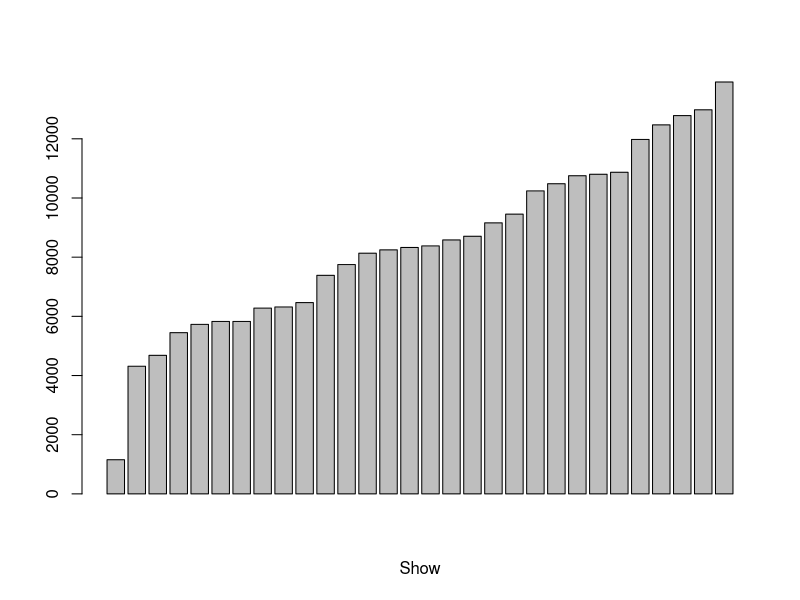
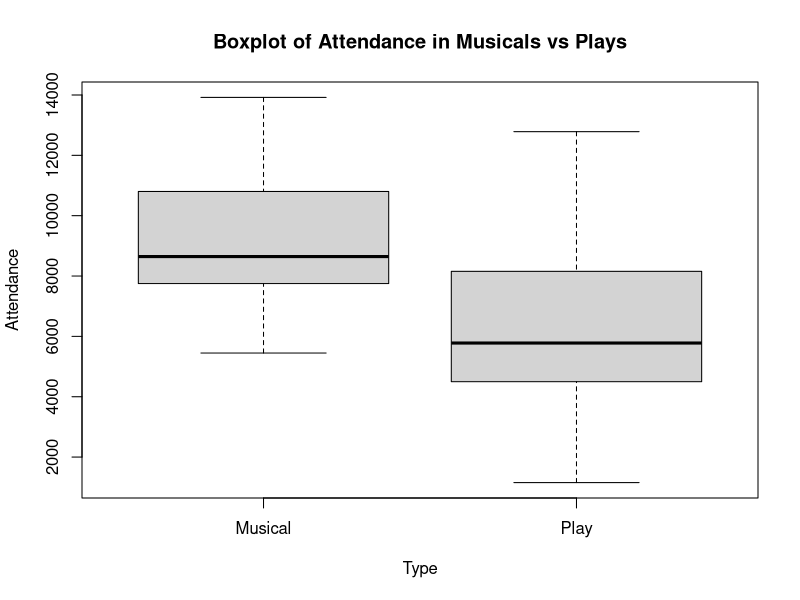
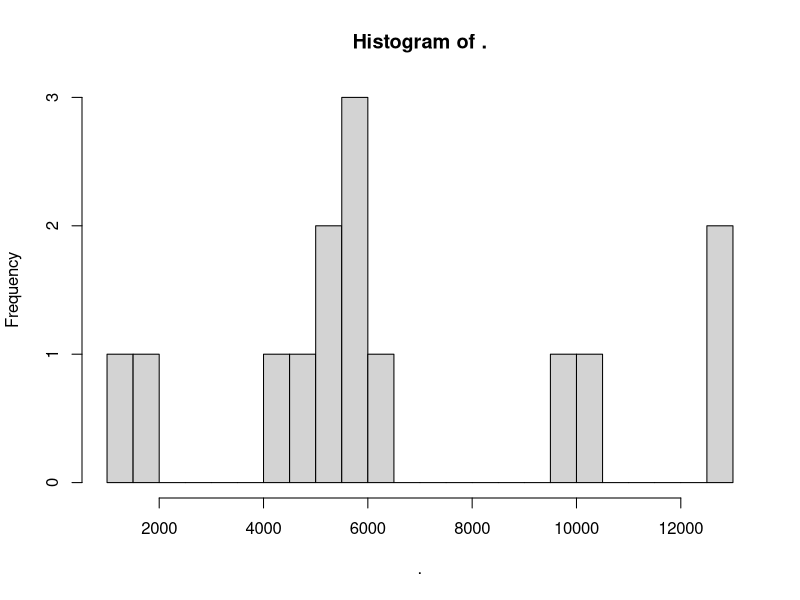
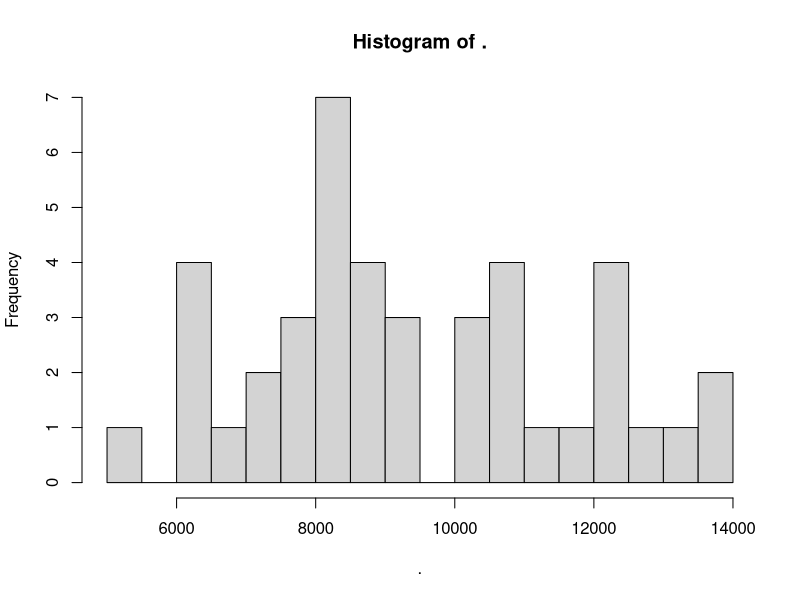
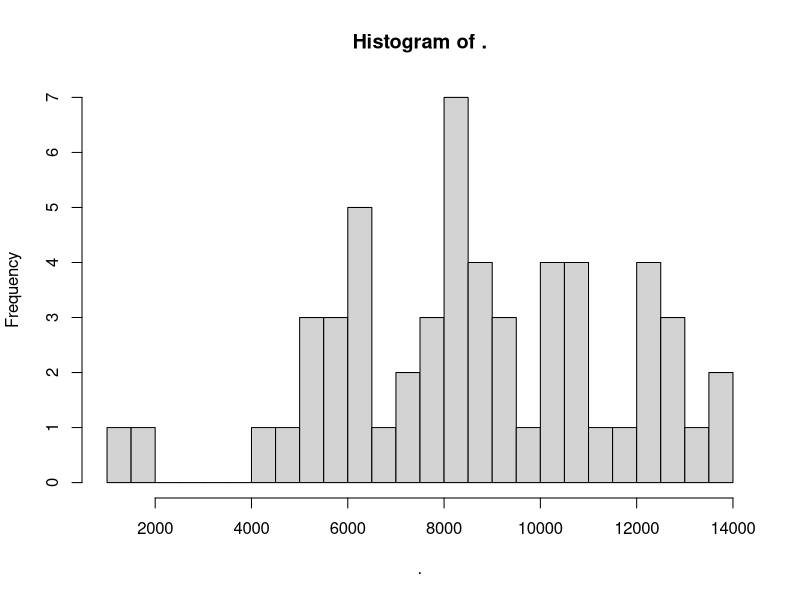
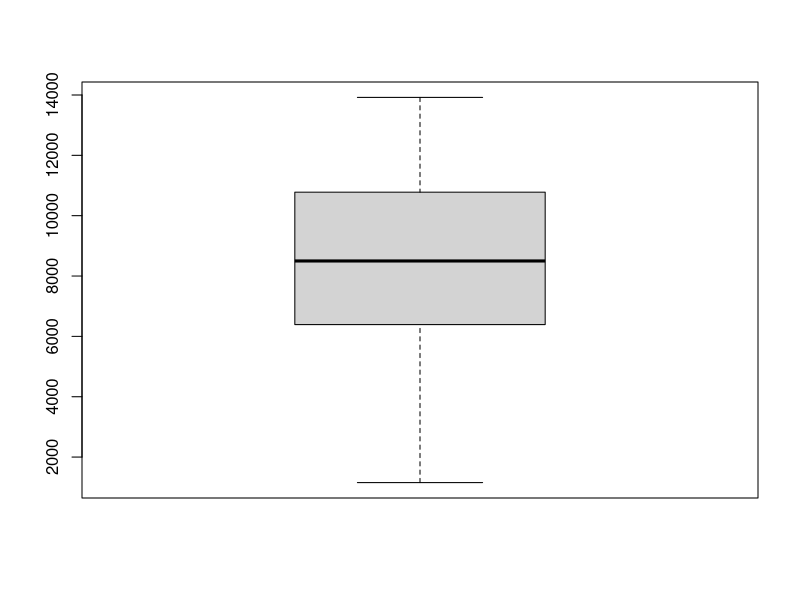
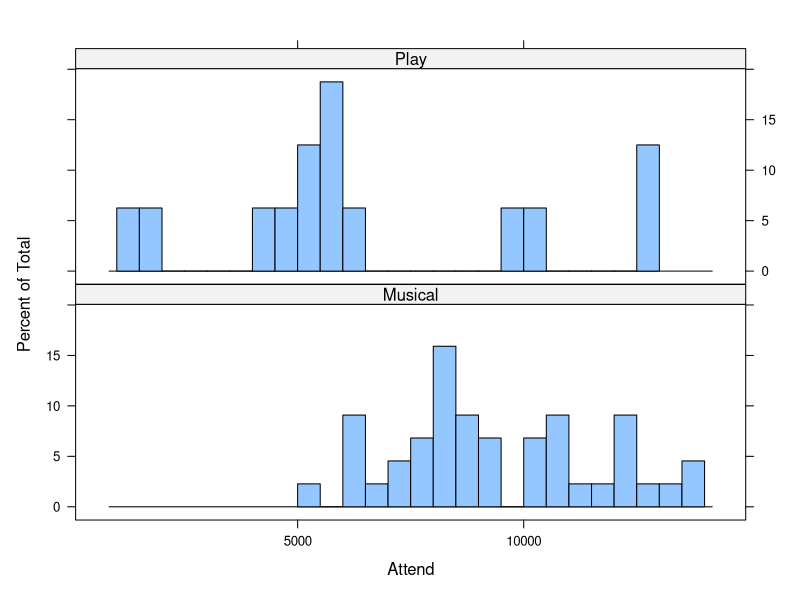

Source code (R) for these figures, in order: (Note: this script raises an error after producing the figures.)
library(readr)
library(knitr)
library(dplyr)
library(magrittr)
library(lubridate)
library(systemfonts)
library(tidyr)
library(tidyverse)

data <- read_csv('broadwaydata.csv')

data <- data %>% arrange(Attend)
View(data)

data$Attend %>% mean()

data

data$Attend %>% barplot(xlab="Show")

data %>% summarise(
              Min = min(Attend,na.rm = TRUE),
              Q1 = quantile(Attend,probs = .25,na.rm = TRUE),
              Median = median(Attend, na.rm = TRUE),
              Q3 = quantile(Attend,probs = .75,na.rm = TRUE),
              Max = max(Attend,na.rm = TRUE),
              IQR = IQR(Attend,na.rm = TRUE),
              Range = max(Attend,na.rm=TRUE)-min(Attend,na.rm=TRUE),
              Mean = mean(Attend, na.rm = TRUE),
              SD = sd(Attend, na.rm = TRUE))

data %>% group_by(Type) %>% summarise(n = n(),
                                      Min = min(Attend,na.rm = TRUE),
                                      Q1 = quantile(Attend,probs = .25,na.rm = TRUE),
                                      Median = median(Attend, na.rm = TRUE),
                                      Q3 = quantile(Attend,probs = .75,na.rm = TRUE),
                                      Max = max(Attend,na.rm = TRUE),
                                      IQR = IQR(Attend,na.rm = TRUE),
                                      Range = max(Attend,na.rm=TRUE)-min(Attend,na.rm=TRUE),
                                      Mean = mean(Attend, na.rm = TRUE),
                                      SD = sd(Attend, na.rm = TRUE))


boxplot(data$Attend ~ data$Type,
        main = "Boxplot of Attendance in Musicals vs Plays",
        xlab = "Type",
        ylab = "Attendance" )



Plays <- data[data$Type == "Play",]
Musicals <- data[data$Type == "Musical",]

a <- Plays %>% select(Show, Type, Attend)
b <- Plays %>% select(Show, Type, `AttendPrev Week`)
colnames(b)
names(b)[names(b) == "AttendPrev Week"] <- "Attend"
colnames(b)
twp <- bind_rows(a,b)
twp

c <- Musicals %>% select(Show,Type, Attend)
d <- Musicals %>% select(Show, Type,`AttendPrev Week`)
colnames(d)
names(d)[names(d) == "AttendPrev Week"] <- "Attend"
colnames(d)
twm <- bind_rows(c,d)
twm


twp$Attend %>% hist(breaks=30)

twm$Attend %>% hist(breaks=30)

all_shows <- bind_rows(twp,twm)
all_shows

all_shows$Attend <- as.numeric(all_shows$Attend)

all_shows$Attend %>% hist(breaks=30)

all_shows$Attend %>% boxplot()

all_shows %>% summarise(
  Min = min(Attend,na.rm = TRUE),
  Q1 = quantile(Attend,probs = .25,na.rm = TRUE),
  Median = median(Attend, na.rm = TRUE),
  Q3 = quantile(Attend,probs = .75,na.rm = TRUE),
  Max = max(Attend,na.rm = TRUE),
  IQR = IQR(Attend,na.rm = TRUE),
  Range = max(Attend,na.rm=TRUE)-min(Attend,na.rm=TRUE),
  Mean = mean(Attend, na.rm = TRUE),
  SD = sd(Attend, na.rm = TRUE))

library(lattice)
library(ggplot2)
all_shows %>% histogram(~Attend| Type, data = .,breaks=30,layout=c(1,2))


## Confidence interval for mean attendance based on all types 

mean <- mean(all_shows$Attend,na.rm = TRUE)
sd <- sd(all_shows$Attend,na.rm = TRUE)
n <- length(all_shows$Attend,na.rm = TRUE)

## write percentage as a decimal 
q <- 0.95

## assign p and df based on stats 
p <- (1-q)/2
df <- n - 1

## solve confidence interval formula
cutie <- qt(p, df, lower.tail = FALSE)
sn <- sqrt(n)

upper <- mean + (cutie*(sd/sn))

lower <- mean - (cutie*(sd/sn))  

upper 

lower

## Confidence interval for mean attendance based musical only 

mean <- mean(twm$Attend,na.rm = TRUE)
sd <- sd(twm$Attend,na.rm = TRUE)
n <- length(twm$Attend,na.rm = TRUE)

## write percentage as a decimal 
q <- 0.95

## assign p and df based on stats 
p <- (1-q)/2
df <- n - 1

## solve confidence interval formula
cutie <- qt(p, df, lower.tail = FALSE)
sn <- sqrt(n)

upper <- mean + (cutie*(sd/sn))

lower <- mean - (cutie*(sd/sn))  

upper 

lower



## Confidence interval for mean attendance based plays only 

mean <- mean(twp$Attend,na.rm = TRUE)
sd <- sd(twp$Attend,na.rm = TRUE)
n <- length(twp$Attend,na.rm = TRUE)

## write percentage as a decimal 
q <- 0.95

## assign p and df based on stats 
p <- (1-q)/2
df <- n - 1

## solve confidence interval formula
cutie <- qt(p, df, lower.tail = FALSE)
sn <- sqrt(n)

upper <- mean + (cutie*(sd/sn))

lower <- mean - (cutie*(sd/sn))  

upper 

lower

library(lubridate)
library(stringr)
library(magrittr)
library()

# WRANGLING


glimpse(data)

data$`Week End` %<>% mdy()
data$Show %<>% str_to_title()
data$Type %<>% factor(levels = c("Play", "Musical"))
data$Grosses %<>% str_remove_all("[$,]") %>% as.numeric()
data$`GrossesPrev Week` %<>% str_remove_all("[$,]") %>% as.numeric() 
data$`GG%GP` %<>% str_remove_all("%") %>% as.numeric() 
data$`% Cap` %<>% str_remove_all("%") %>% as.numeric() 



